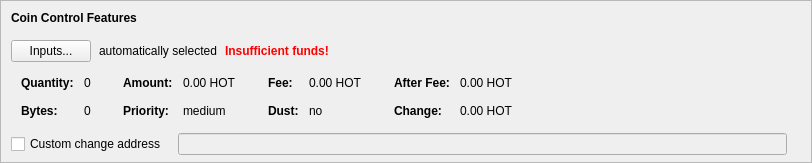
    <widget class="QFrame" name="frameCoinControl">
     <property name="sizePolicy">
      <sizepolicy hsizetype="Expanding" vsizetype="Expanding">
       <horstretch>0</horstretch>
       <verstretch>0</verstretch>
      </sizepolicy>
     </property>
     <property name="maximumSize">
      <size>
       <width>16777215</width>
       <height>16777215</height>
      </size>
     </property>
     <property name="frameShape">
      <enum>QFrame::StyledPanel</enum>
     </property>
     <property name="frameShadow">
      <enum>QFrame::Sunken</enum>
     </property>
     <layout class="QVBoxLayout" name="verticalLayoutCoinControl2">
      <property name="spacing">
       <number>0</number>
      </property>
      <property name="leftMargin">
       <number>0</number>
      </property>
      <property name="topMargin">
       <number>0</number>
      </property>
      <property name="rightMargin">
       <number>0</number>
      </property>
      <property name="bottomMargin">
       <number>6</number>
      </property>
      <item>
       <layout class="QVBoxLayout" name="verticalLayoutCoinControl" stretch="0,0,0,0,1">
        <property name="spacing">
         <number>0</number>
        </property>
        <property name="leftMargin">
         <number>10</number>
        </property>
        <property name="topMargin">
         <number>10</number>
        </property>
        <item>
         <layout class="QHBoxLayout" name="horizontalLayoutCoinControl1">
          <property name="bottomMargin">
           <number>15</number>
          </property>
          <item>
           <widget class="QLabel" name="labelCoinControlFeatures">
            <property name="sizePolicy">
             <sizepolicy hsizetype="Preferred" vsizetype="Maximum">
              <horstretch>0</horstretch>
              <verstretch>0</verstretch>
             </sizepolicy>
            </property>
            <property name="font">
             <font>
              <weight>75</weight>
              <bold>true</bold>
             </font>
            </property>
            <property name="styleSheet">
             <string notr="true">font-weight:bold;</string>
            </property>
            <property name="text">
             <string>Coin Control Features</string>
            </property>
           </widget>
          </item>
         </layout>
        </item>
        <item>
         <layout class="QHBoxLayout" name="horizontalLayoutCoinControl2" stretch="0,0,0,0">
          <property name="spacing">
           <number>8</number>
          </property>
          <property name="bottomMargin">
           <number>10</number>
          </property>
          <item>
           <widget class="QPushButton" name="pushButtonCoinControl">
            <property name="styleSheet">
             <string notr="true"/>
            </property>
            <property name="text">
             <string>Inputs...</string>
            </property>
            <property name="autoDefault">
             <bool>false</bool>
            </property>
           </widget>
          </item>
          <item>
           <widget class="QLabel" name="labelCoinControlAutomaticallySelected">
            <property name="text">
             <string>automatically selected</string>
            </property>
            <property name="margin">
             <number>5</number>
            </property>
           </widget>
          </item>
          <item>
           <widget class="QLabel" name="labelCoinControlInsuffFunds">
            <property name="font">
             <font>
              <weight>75</weight>
              <bold>true</bold>
             </font>
            </property>
            <property name="styleSheet">
             <string notr="true">color:red;font-weight:bold;</string>
            </property>
            <property name="text">
             <string>Insufficient funds!</string>
            </property>
            <property name="margin">
             <number>5</number>
            </property>
           </widget>
          </item>
          <item>
           <spacer name="horizontalSpacerCoinControl">
            <property name="orientation">
             <enum>Qt::Horizontal</enum>
            </property>
            <property name="sizeHint" stdset="0">
             <size>
              <width>40</width>
              <height>1</height>
             </size>
            </property>
           </spacer>
          </item>
         </layout>
        </item>
        <item>
         <widget class="QWidget" name="widgetCoinControl" native="true">
          <property name="sizePolicy">
           <sizepolicy hsizetype="Preferred" vsizetype="Preferred">
            <horstretch>0</horstretch>
            <verstretch>0</verstretch>
           </sizepolicy>
          </property>
          <property name="minimumSize">
           <size>
            <width>0</width>
            <height>0</height>
           </size>
          </property>
          <property name="styleSheet">
           <string notr="true"/>
          </property>
          <layout class="QHBoxLayout" name="horizontalLayoutCoinControl5">
           <property name="leftMargin">
            <number>0</number>
           </property>
           <property name="topMargin">
            <number>0</number>
           </property>
           <property name="rightMargin">
            <number>0</number>
           </property>
           <property name="bottomMargin">
            <number>0</number>
           </property>
           <item>
            <layout class="QHBoxLayout" name="horizontalLayoutCoinControl3" stretch="0,0,0,1">
             <property name="spacing">
              <number>20</number>
             </property>
             <property name="topMargin">
              <number>0</number>
             </property>
             <property name="bottomMargin">
              <number>10</number>
             </property>
             <item>
              <layout class="QFormLayout" name="formLayoutCoinControl1">
               <property name="horizontalSpacing">
                <number>10</number>
               </property>
               <property name="verticalSpacing">
                <number>14</number>
               </property>
               <property name="leftMargin">
                <number>10</number>
               </property>
               <property name="topMargin">
                <number>4</number>
               </property>
               <property name="rightMargin">
                <number>6</number>
               </property>
               <item row="0" column="0">
                <widget class="QLabel" name="labelCoinControlQuantityText">
                 <property name="font">
                  <font>
                   <weight>75</weight>
                   <bold>true</bold>
                  </font>
                 </property>
                 <property name="text">
                  <string>Quantity:</string>
                 </property>
                 <property name="margin">
                  <number>0</number>
                 </property>
                </widget>
               </item>
               <item row="0" column="1">
                <widget class="QLabel" name="labelCoinControlQuantity">
                 <property name="cursor">
                  <cursorShape>IBeamCursor</cursorShape>
                 </property>
                 <property name="contextMenuPolicy">
                  <enum>Qt::ActionsContextMenu</enum>
                 </property>
                 <property name="text">
                  <string notr="true">0</string>
                 </property>
                 <property name="margin">
                  <number>0</number>
                 </property>
                 <property name="textInteractionFlags">
                  <set>Qt::LinksAccessibleByMouse|Qt::TextSelectableByKeyboard|Qt::TextSelectableByMouse</set>
                 </property>
                </widget>
               </item>
               <item row="1" column="0">
                <widget class="QLabel" name="labelCoinControlBytesText">
                 <property name="font">
                  <font>
                   <weight>75</weight>
                   <bold>true</bold>
                  </font>
                 </property>
                 <property name="text">
                  <string>Bytes:</string>
                 </property>
                </widget>
               </item>
               <item row="1" column="1">
                <widget class="QLabel" name="labelCoinControlBytes">
                 <property name="cursor">
                  <cursorShape>IBeamCursor</cursorShape>
                 </property>
                 <property name="contextMenuPolicy">
                  <enum>Qt::ActionsContextMenu</enum>
                 </property>
                 <property name="text">
                  <string notr="true">0</string>
                 </property>
                 <property name="textInteractionFlags">
                  <set>Qt::LinksAccessibleByMouse|Qt::TextSelectableByKeyboard|Qt::TextSelectableByMouse</set>
                 </property>
                </widget>
               </item>
              </layout>
             </item>
             <item>
              <layout class="QFormLayout" name="formLayoutCoinControl2">
               <property name="horizontalSpacing">
                <number>10</number>
               </property>
               <property name="verticalSpacing">
                <number>14</number>
               </property>
               <property name="leftMargin">
                <number>6</number>
               </property>
               <property name="topMargin">
                <number>4</number>
               </property>
               <property name="rightMargin">
                <number>6</number>
               </property>
               <item row="0" column="0">
                <widget class="QLabel" name="labelCoinControlAmountText">
                 <property name="font">
                  <font>
                   <weight>75</weight>
                   <bold>true</bold>
                  </font>
                 </property>
                 <property name="text">
                  <string>Amount:</string>
                 </property>
                 <property name="margin">
                  <number>0</number>
                 </property>
                </widget>
               </item>
               <item row="0" column="1">
                <widget class="QLabel" name="labelCoinControlAmount">
                 <property name="cursor">
                  <cursorShape>IBeamCursor</cursorShape>
                 </property>
                 <property name="contextMenuPolicy">
                  <enum>Qt::ActionsContextMenu</enum>
                 </property>
                 <property name="text">
                  <string notr="true">0.00 HOT</string>
                 </property>
                 <property name="textInteractionFlags">
                  <set>Qt::LinksAccessibleByMouse|Qt::TextSelectableByKeyboard|Qt::TextSelectableByMouse</set>
                 </property>
                </widget>
               </item>
               <item row="1" column="0">
                <widget class="QLabel" name="labelCoinControlPriorityText">
                 <property name="font">
                  <font>
                   <weight>75</weight>
                   <bold>true</bold>
                  </font>
                 </property>
                 <property name="text">
                  <string>Priority:</string>
                 </property>
                </widget>
               </item>
               <item row="1" column="1">
                <widget class="QLabel" name="labelCoinControlPriority">
                 <property name="cursor">
                  <cursorShape>IBeamCursor</cursorShape>
                 </property>
                 <property name="contextMenuPolicy">
                  <enum>Qt::ActionsContextMenu</enum>
                 </property>
                 <property name="text">
                  <string notr="true">medium</string>
                 </property>
                 <property name="textInteractionFlags">
                  <set>Qt::LinksAccessibleByMouse|Qt::TextSelectableByKeyboard|Qt::TextSelectableByMouse</set>
                 </property>
                </widget>
               </item>
              </layout>
             </item>
             <item>
              <layout class="QFormLayout" name="formLayoutCoinControl3">
               <property name="horizontalSpacing">
                <number>10</number>
               </property>
               <property name="verticalSpacing">
                <number>14</number>
               </property>
               <property name="leftMargin">
                <number>6</number>
               </property>
               <property name="topMargin">
                <number>4</number>
               </property>
               <property name="rightMargin">
                <number>6</number>
               </property>
               <item row="0" column="0">
                <widget class="QLabel" name="labelCoinControlFeeText">
                 <property name="font">
                  <font>
                   <weight>75</weight>
                   <bold>true</bold>
                  </font>
                 </property>
                 <property name="text">
                  <string>Fee:</string>
                 </property>
                 <property name="margin">
                  <number>0</number>
                 </property>
                </widget>
               </item>
               <item row="0" column="1">
                <widget class="QLabel" name="labelCoinControlFee">
                 <property name="cursor">
                  <cursorShape>IBeamCursor</cursorShape>
                 </property>
                 <property name="contextMenuPolicy">
                  <enum>Qt::ActionsContextMenu</enum>
                 </property>
                 <property name="text">
                  <string notr="true">0.00 HOT</string>
                 </property>
                 <property name="textInteractionFlags">
                  <set>Qt::LinksAccessibleByMouse|Qt::TextSelectableByKeyboard|Qt::TextSelectableByMouse</set>
                 </property>
                </widget>
               </item>
               <item row="1" column="0">
                <widget class="QLabel" name="labelCoinControlLowOutputText">
                 <property name="font">
                  <font>
                   <weight>75</weight>
                   <bold>true</bold>
                  </font>
                 </property>
                 <property name="text">
                  <string>Dust:</string>
                 </property>
                </widget>
               </item>
               <item row="1" column="1">
                <widget class="QLabel" name="labelCoinControlLowOutput">
                 <property name="cursor">
                  <cursorShape>IBeamCursor</cursorShape>
                 </property>
                 <property name="contextMenuPolicy">
                  <enum>Qt::ActionsContextMenu</enum>
                 </property>
                 <property name="text">
                  <string notr="true">no</string>
                 </property>
                 <property name="textInteractionFlags">
                  <set>Qt::LinksAccessibleByMouse|Qt::TextSelectableByKeyboard|Qt::TextSelectableByMouse</set>
                 </property>
                </widget>
               </item>
              </layout>
             </item>
             <item>
              <layout class="QFormLayout" name="formLayoutCoinControl4">
               <property name="horizontalSpacing">
                <number>10</number>
               </property>
               <property name="verticalSpacing">
                <number>14</number>
               </property>
               <property name="leftMargin">
                <number>6</number>
               </property>
               <property name="topMargin">
                <number>4</number>
               </property>
               <property name="rightMargin">
                <number>6</number>
               </property>
               <item row="0" column="0">
                <widget class="QLabel" name="labelCoinControlAfterFeeText">
                 <property name="font">
                  <font>
                   <weight>75</weight>
                   <bold>true</bold>
                  </font>
                 </property>
                 <property name="text">
                  <string>After Fee:</string>
                 </property>
                 <property name="margin">
                  <number>0</number>
                 </property>
                </widget>
               </item>
               <item row="0" column="1">
                <widget class="QLabel" name="labelCoinControlAfterFee">
                 <property name="cursor">
                  <cursorShape>IBeamCursor</cursorShape>
                 </property>
                 <property name="contextMenuPolicy">
                  <enum>Qt::ActionsContextMenu</enum>
                 </property>
                 <property name="text">
                  <string notr="true">0.00 HOT</string>
                 </property>
                 <property name="textInteractionFlags">
                  <set>Qt::LinksAccessibleByMouse|Qt::TextSelectableByKeyboard|Qt::TextSelectableByMouse</set>
                 </property>
                </widget>
               </item>
               <item row="1" column="0">
                <widget class="QLabel" name="labelCoinControlChangeText">
                 <property name="font">
                  <font>
                   <weight>75</weight>
                   <bold>true</bold>
                  </font>
                 </property>
                 <property name="text">
                  <string>Change:</string>
                 </property>
                </widget>
               </item>
               <item row="1" column="1">
                <widget class="QLabel" name="labelCoinControlChange">
                 <property name="cursor">
                  <cursorShape>IBeamCursor</cursorShape>
                 </property>
                 <property name="contextMenuPolicy">
                  <enum>Qt::ActionsContextMenu</enum>
                 </property>
                 <property name="text">
                  <string notr="true">0.00 HOT</string>
                 </property>
                 <property name="textInteractionFlags">
                  <set>Qt::LinksAccessibleByMouse|Qt::TextSelectableByKeyboard|Qt::TextSelectableByMouse</set>
                 </property>
                </widget>
               </item>
              </layout>
             </item>
            </layout>
           </item>
          </layout>
         </widget>
        </item>
        <item>
         <layout class="QHBoxLayout" name="horizontalLayoutCoinControl4" stretch="0,0,0">
          <property name="spacing">
           <number>12</number>
          </property>
          <property name="sizeConstraint">
           <enum>QLayout::SetDefaultConstraint</enum>
          </property>
          <property name="topMargin">
           <number>5</number>
          </property>
          <property name="rightMargin">
           <number>5</number>
          </property>
          <item>
           <widget class="QCheckBox" name="checkBoxCoinControlChange">
            <property name="toolTip">
             <string>If this is activated, but the change address is empty or invalid, change will be sent to a newly generated address.</string>
            </property>
            <property name="text">
             <string>Custom change address</string>
            </property>
           </widget>
          </item>
          <item>
           <widget class="QValidatedLineEdit" name="lineEditCoinControlChange">
            <property name="enabled">
             <bool>false</bool>
            </property>
            <property name="sizePolicy">
             <sizepolicy hsizetype="Expanding" vsizetype="Fixed">
              <horstretch>0</horstretch>
              <verstretch>0</verstretch>
             </sizepolicy>
            </property>
           </widget>
          </item>
          <item>
           <widget class="QLabel" name="labelCoinControlChangeLabel">
            <property name="sizePolicy">
             <sizepolicy hsizetype="Preferred" vsizetype="Expanding">
              <horstretch>0</horstretch>
              <verstretch>0</verstretch>
             </sizepolicy>
            </property>
            <property name="minimumSize">
             <size>
              <width>0</width>
              <height>0</height>
             </size>
            </property>
            <property name="text">
             <string/>
            </property>
            <property name="margin">
             <number>3</number>
            </property>
           </widget>
          </item>
         </layout>
        </item>
        <item>
         <spacer name="verticalSpacerCoinControl">
          <property name="orientation">
           <enum>Qt::Vertical</enum>
          </property>
          <property name="sizeHint" stdset="0">
           <size>
            <width>800</width>
            <height>1</height>
           </size>
          </property>
         </spacer>
        </item>
       </layout>
      </item>
     </layout>
    </widget>
